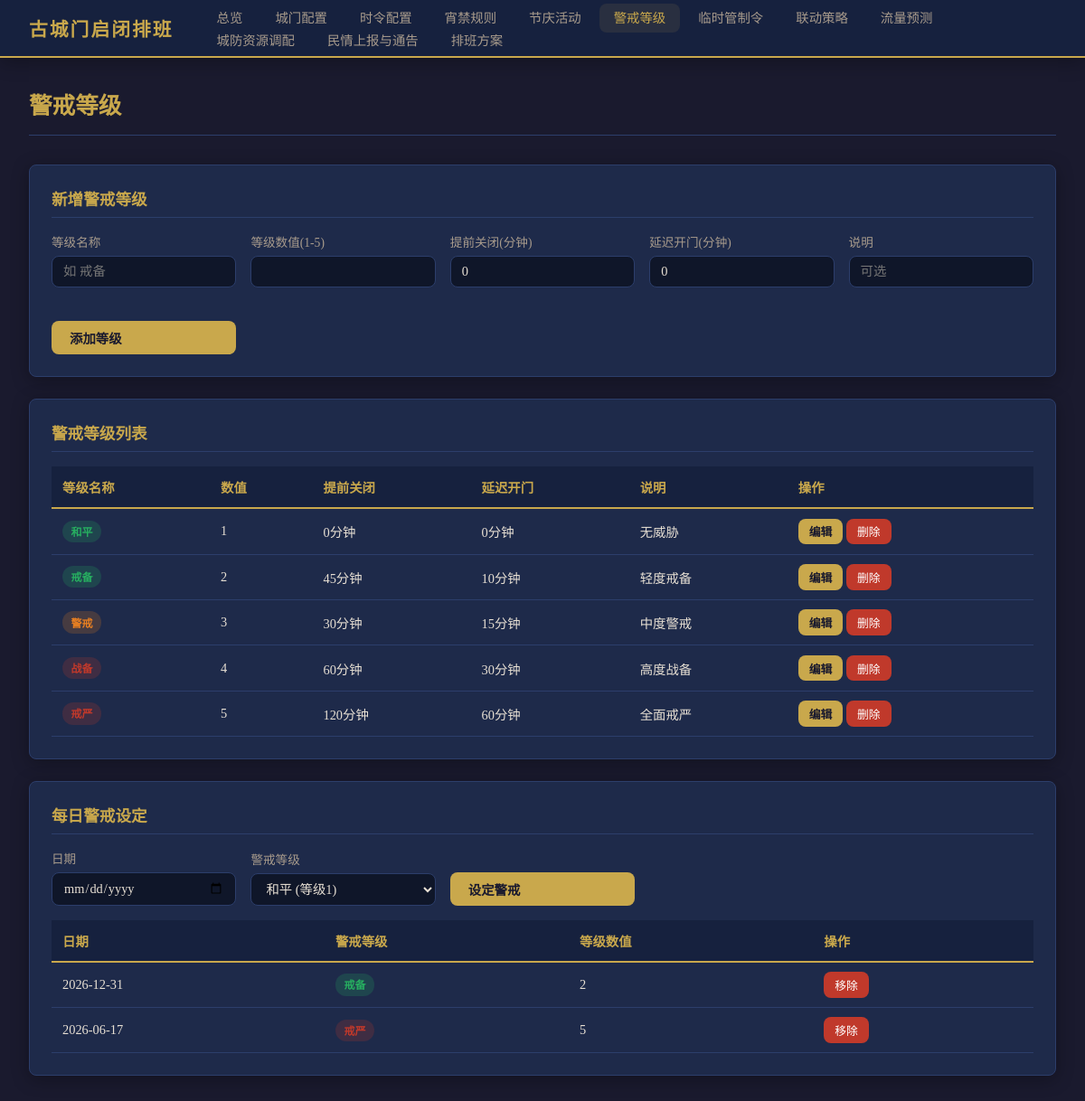
Page /alerts on the earlier database version.
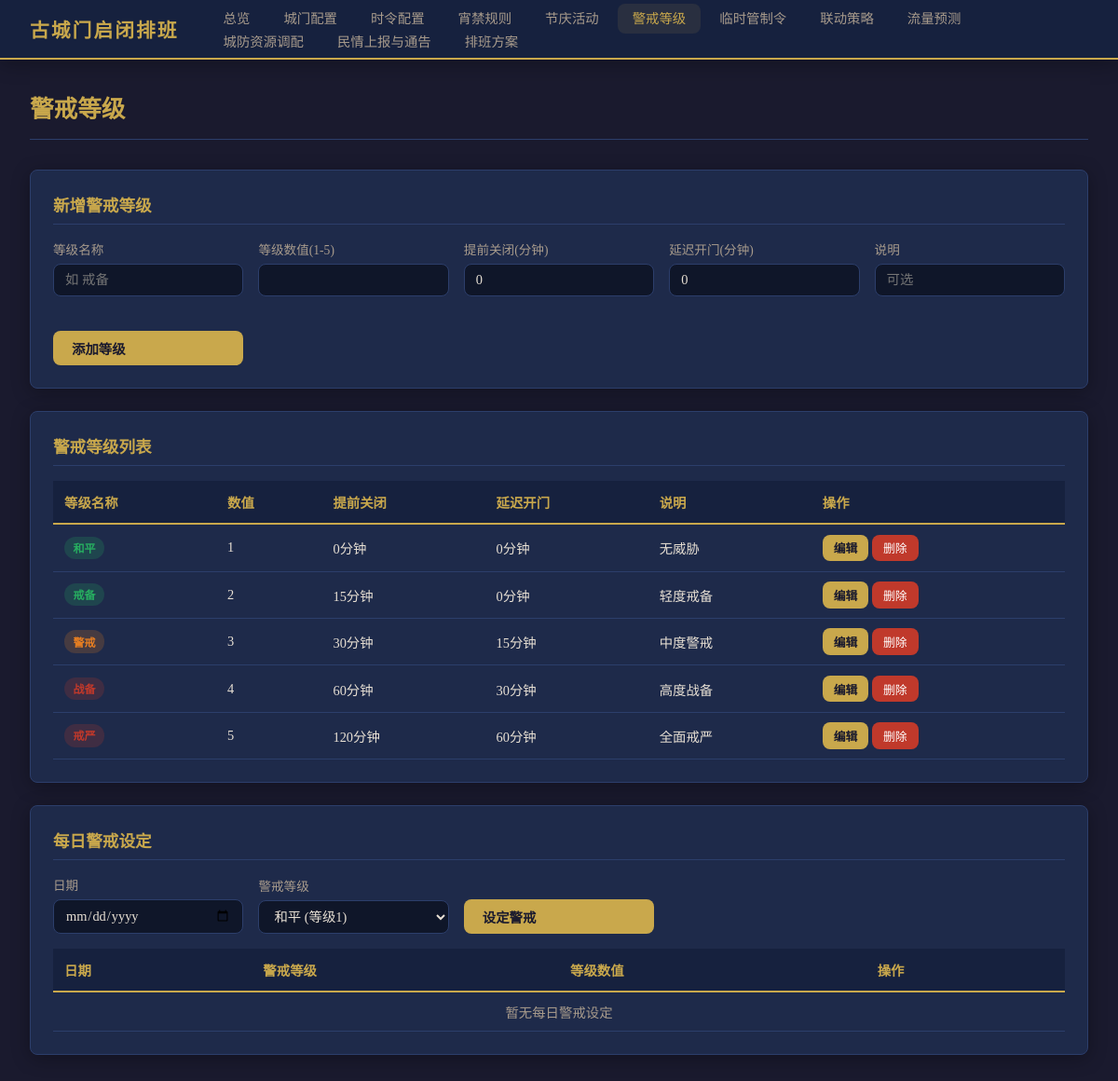
Same page on the later database version.
### tables this page shows
CREATE TABLE alert_levels (
            id INTEGER PRIMARY KEY AUTOINCREMENT,
            level_name TEXT UNIQUE NOT NULL,
            level_value INTEGER UNIQUE NOT NULL CHECK(level_value BETWEEN 1 AND 5),
            close_advance_minutes INTEGER NOT NULL DEFAULT 0,
            open_delay_minutes INTEGER NOT NULL DEFAULT 0,
            description TEXT DEFAULT ''
        );

CREATE TABLE daily_alerts (
            id INTEGER PRIMARY KEY AUTOINCREMENT,
            alert_date TEXT NOT NULL,
            alert_level_id INTEGER NOT NULL,
            FOREIGN KEY (alert_level_id) REFERENCES alert_levels(id) ON DELETE CASCADE,
            UNIQUE(alert_date)
        );

### main.py (the view)
@app.get("/alerts", response_class=HTMLResponse)
async def alerts_page(request: Request, error: str = None):
    conn = get_db()
    levels = conn.execute("SELECT * FROM alert_levels ORDER BY level_value").fetchall()
    daily_alerts = conn.execute(
        "SELECT da.*, al.level_name, al.level_value FROM daily_alerts da JOIN alert_levels al ON da.alert_level_id = al.id ORDER BY da.alert_date DESC"
    ).fetchall()
    conn.close()
    return templates.TemplateResponse("alerts.html", {
        "request": request,
        "levels": levels,
        "daily_alerts": daily_alerts,
        "active_page": "alerts",
        "error_msg": error,
    })

### templates/alerts.html (shortened to what this page needs)
{% extends "base.html" %}
{% block content %}
<div class="page-header">
    <h1>警戒等级</h1>
</div>
<div class="card">
    <h2>新增警戒等级</h2>
    <form action="/alerts/level/add" method="post" class="form-grid">
        <div class="form-group">
            <label>等级名称</label>
            <input type="text" name="level_name" required placeholder="如 戒备">
        </div>
        <div class="form-group">
            <label>等级数值(1-5)</label>
            <input type="number" name="level_value" min="1" max="5" required>
        </div>
        <div class="form-group">
            <label>提前关闭(分钟)</label>
            <input type="number" name="close_advance_minutes" min="0" value="0">
        </div>
        <div class="form-group">
            <label>延迟开门(分钟)</label>
            <input type="number" name="open_delay_minutes" min="0" value="0">
        </div>
        <div class="form-group">
            <label>说明</label>
            <input type="text" name="description" placeholder="可选">
        </div>
        <div class="form-group">
            <label>&nbsp;</label>
            <button type="submit" class="btn btn-primary">添加等级</button>
        </div>
    </form>
</div>
<div class="card">
    <h2>警戒等级列表</h2>
    <div class="table-responsive">
        <table>
            <thead>
                <tr>
                    <th>等级名称</th>
                    <th>数值</th>
                    <th>提前关闭</th>
                    <th>延迟开门</th>
                    <th>说明</th>
                    <th>操作</th>
                </tr>
            </thead>
            <tbody>
                {% for l in levels %}
                <tr>
                    <td><span class="badge {% if l.level_value >= 4 %}badge-red{% elif l.level_value >= 3 %}badge-orange{% else %}badge-green{% endif %}">{{ l.level_name }}</span></td>
                    <td>{{ l.level_value }}</td>
                    <td>{{ l.close_advance_minutes }}分钟</td>
                    <td>{{ l.open_delay_minutes }}分钟</td>
                    <td>{{ l.description or '-' }}</td>
                    <td>
                        <button type="button" class="btn btn-primary btn-sm" onclick="openEditModal({{ l.id }}, '{{ l.level_name }}', {{ l.level_value }}, {{ l.close_advance_minutes }}, {{ l.open_delay_minutes }}, '{{ l.description or '' }}')">编辑</button>
                        <form action="/alerts/level/delete/{{ l.id }}" method="post" style="display:inline;"
                              onsubmit="return confirm('确定删除等级 {{ l.level_name }}？')">
                            <button type="submit" class="btn btn-danger btn-sm">删除</button>
                        </form>
                    </td>
                </tr>
                {% endfor %}
            </tbody>
        </table>
    </div>
</div>
<div class="card">
    <h2>每日警戒设定</h2>
    <form action="/alerts/daily/add" method="post" class="form-grid">
        <div class="form-group">
            <label>日期</label>
            <input type="date" name="alert_date" required>
        </div>
        <div class="form-group">
            <label>警戒等级</label>
            <select name="alert_level_id" required>
                {% for l in levels %}
                <option value="{{ l.id }}">{{ l.level_name }} (等级{{ l.level_value }})</option>
                {% endfor %}
            </select>
        </div>
        <div class="form-group">
            <label>&nbsp;</label>
            <button type="submit" class="btn btn-primary">设定警戒</button>
        </div>
    </form>
    <div class="table-responsive" style="margin-top:1rem;">
        <table>
            <thead>
                <tr>
                    <th>日期</th>
                    <th>警戒等级</th>
                    <th>等级数值</th>
                    <th>操作</th>
                </tr>
            </thead>
            <tbody>
                {% for d in daily_alerts %}
                <tr>
                    <td>{{ d.alert_date }}</td>
                    <td><span class="badge {% if d.level_value >= 4 %}badge-red{% elif d.level_value >= 3 %}badge-orange{% else %}badge-green{% endif %}">{{ d.level_name }}</span></td>
                    <td>{{ d.level_value }}</td>
                    <td>
                        <form action="/alerts/daily/delete/{{ d.id }}" method="post" style="display:inline;"
                              onsubmit="return confirm('确定移除该日警戒设定？')">
                            <button type="submit" class="btn btn-danger btn-sm">移除</button>
                        </form>
                    </td>
                </tr>
                {% endfor %}
                {% if not daily_alerts %}
                <tr><td colspan="4" style="text-align:center;color:var(--text-secondary);">暂无每日警戒设定</td></tr>
                {% endif %}
            </tbody>
        </table>
    </div>
</div>
{% endblock %}

### templates/base.html (shortened to what this page needs)
<!DOCTYPE html>
<html lang="zh-CN">
<head>
    <link rel="stylesheet" href="/static/css/style.css">
</head>
<body>
    <nav>
        <a href="/" class="nav-brand">古城门启闭排班</a>
        <ul class="nav-links">
            <li><a href="/" class="{% if active_page == 'home' %}active{% endif %}">总览</a></li>
            <li><a href="/gates" class="{% if active_page == 'gates' %}active{% endif %}">城门配置</a></li>
            <li><a href="/seasons" class="{% if active_page == 'seasons' %}active{% endif %}">时令配置</a></li>
            <li><a href="/curfews" class="{% if active_page == 'curfews' %}active{% endif %}">宵禁规则</a></li>
            <li><a href="/festivals" class="{% if active_page == 'festivals' %}active{% endif %}">节庆活动</a></li>
            <li><a href="/alerts" class="{% if active_page == 'alerts' %}active{% endif %}">警戒等级</a></li>
            <li><a href="/temp-controls" class="{% if active_page == 'temp_controls' %}active{% endif %}">临时管制令</a></li>
            <li><a href="/linkage-strategies" class="{% if active_page == 'linkage_strategies' %}active{% endif %}">联动策略</a></li>
            <li><a href="/traffic-prediction" class="{% if active_page == 'traffic_prediction' %}active{% endif %}">流量预测</a></li>
            <li><a href="/defense-resources" class="{% if active_page == 'defense_resources' %}active{% endif %}">城防资源调配</a></li>
            <li><a href="/public-opinion" class="{% if active_page == 'public_opinion' %}active{% endif %}">民情上报与通告</a></li>
            <li><a href="/schedules" class="{% if active_page == 'schedules' %}active{% endif %}">排班方案</a></li>
        </ul>
    </nav>
    <div class="container">
        {% block content %}{% endblock %}
    </div>
</body>
</html>

### static/css/style.css (style rules this page uses)
:root { --bg-primary: #1a1a2e; --bg-secondary: #16213e; --bg-card: #1e2a4a; --bg-input: #0f1629; --text-primary: #e8e0d4; --text-secondary: #a89b8c; --accent-gold: #c9a84c; --accent-red: #c0392b; --accent-green: #27ae60; --accent-blue: #2980b9; --accent-orange: #e67e22; --accent-purple: #8e44ad; --border-color: #2c3e6b; --shadow: 0 4px 20px rgba(0,0,0,0.3); --radius: 8px; }
* { margin: 0; padding: 0; box-sizing: border-box; }
body { font-family: "Noto Serif SC", "Songti SC", "SimSun", serif; background: var(--bg-primary); color: var(--text-primary); min-height: 100vh; }
nav { background: var(--bg-secondary); border-bottom: 2px solid var(--accent-gold); padding: 0 2rem; display: flex; align-items: center; height: 64px; position: sticky; top: 0; z-index: 100; box-shadow: var(--shadow); }
.nav-brand { font-size: 1.3rem; font-weight: bold; color: var(--accent-gold); margin-right: 2rem; text-decoration: none; white-space: nowrap; letter-spacing: 2px; }
.nav-links { display: flex; gap: 0.25rem; list-style: none; flex-wrap: wrap; }
.nav-links a { color: var(--text-secondary); text-decoration: none; padding: 0.5rem 1rem; border-radius: var(--radius); font-size: 0.9rem; transition: all 0.2s; }
.nav-links a:hover, .nav-links a.active { color: var(--accent-gold); background: rgba(201,168,76,0.1); }
.container { max-width: 1300px; margin: 0 auto; padding: 2rem; }
.page-header { display: flex; justify-content: space-between; align-items: center; margin-bottom: 2rem; padding-bottom: 1rem; border-bottom: 1px solid var(--border-color); }
.page-header h1 { font-size: 1.6rem; color: var(--accent-gold); font-weight: 600; }
.card { background: var(--bg-card); border: 1px solid var(--border-color); border-radius: var(--radius); padding: 1.5rem; margin-bottom: 1.5rem; box-shadow: var(--shadow); }
.card h2 { font-size: 1.1rem; color: var(--accent-gold); margin-bottom: 1rem; padding-bottom: 0.5rem; border-bottom: 1px solid var(--border-color); }
.form-grid { display: grid; grid-template-columns: repeat(auto-fill, minmax(200px, 1fr)); gap: 1rem; align-items: end; }
.form-group { display: flex; flex-direction: column; gap: 0.3rem; }
.form-group label { font-size: 0.85rem; color: var(--text-secondary); }
.form-group input, .form-group select, .form-group textarea { background: var(--bg-input); border: 1px solid var(--border-color); color: var(--text-primary); padding: 0.5rem 0.75rem; border-radius: var(--radius); font-size: 0.9rem; font-family: inherit; }
.btn { padding: 0.5rem 1.25rem; border: none; border-radius: var(--radius); cursor: pointer; font-size: 0.9rem; font-family: inherit; transition: all 0.2s; text-decoration: none; display: inline-flex; align-items: center; gap: 0.4rem; }
.btn-primary { background: var(--accent-gold); color: var(--bg-primary); font-weight: 600; }
.btn-danger { background: var(--accent-red); color: white; font-size: 0.8rem; padding: 0.3rem 0.75rem; }
.btn-sm { font-size: 0.8rem; padding: 0.3rem 0.75rem; }
table { width: 100%; border-collapse: collapse; font-size: 0.9rem; }
th { background: var(--bg-secondary); color: var(--accent-gold); padding: 0.75rem; text-align: left; font-weight: 600; border-bottom: 2px solid var(--accent-gold); white-space: nowrap; }
td { padding: 0.65rem 0.75rem; border-bottom: 1px solid var(--border-color); }
.badge { display: inline-block; padding: 0.2rem 0.6rem; border-radius: 12px; font-size: 0.75rem; font-weight: 600; }
.badge-red { background: rgba(192,57,43,0.2); color: var(--accent-red); }
.badge-green { background: rgba(39,174,96,0.2); color: var(--accent-green); }
.badge-orange { background: rgba(230,126,34,0.2); color: var(--accent-orange); }
.table-responsive { overflow-x: auto; }
.form-group { display: flex; flex-direction: column; gap: 0.35rem; }
.form-group label { font-size: 0.85rem; color: var(--text-secondary); font-weight: 500; }
.form-group input, .form-group select, .form-group textarea { background: var(--bg-input); border: 1px solid var(--border-color); color: var(--text-primary); padding: 0.5rem 0.75rem; border-radius: var(--radius); font-size: 0.9rem; font-family: inherit; width: 100%; }

Differences in the rows shown:
removed daily_alerts: alert_date "2026-12-31", level_name "戒备", level_value "2"
removed daily_alerts: alert_date "2026-06-17", level_name "戒严", level_value "5"
changed alert_levels "轻度戒备": close_advance_minutes "45" → "15"; open_delay_minutes "10" → "0"
Other differences:
text now shown: "暂无每日警戒设定"
